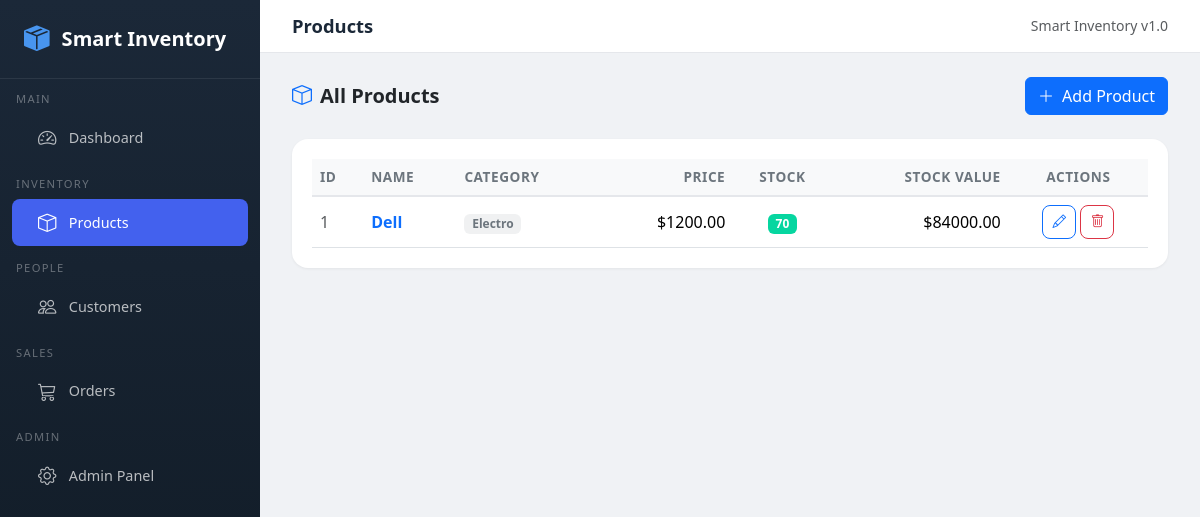
Screenshot of /products/ with the database file from the repository.
### inventory/models.py (models this page shows, shortened)
class Product(models.Model):
    name = models.CharField(max_length=200)
    category = models.CharField(max_length=100)
    price = models.DecimalField(
        max_digits=10, decimal_places=2,
        validators=[MinValueValidator(0)],
    )
    quantity_in_stock = models.PositiveIntegerField(default=0)
    created_at = models.DateTimeField(auto_now_add=True)
    updated_at = models.DateTimeField(auto_now=True)
    class Meta:
        db_table = "products"
        ordering = ["name"]
    def get_value_in_stock(self) -> float:
        return float(self.price) * self.quantity_in_stock

### inventory/views.py (the view)
# urls.py: path("products/", views.product_list, name="product_list"),
def product_list(request):
    products = Product.objects.all()
    return render(request, "inventory/product_list.html", {"products": products})

### templates/inventory/product_list.html (shortened to what this page needs)
{% extends "base.html" %}
{% block page_title %}Products{% endblock %}
{% block content %}
<div class="content-section">
    <div class="d-flex align-items-center justify-content-between mb-4">
        <h5 class="fw-bold mb-0"><i class="bi bi-box me-2 text-primary"></i>All Products</h5>
        <a href="{% url 'product_create' %}" class="btn btn-primary">
            <i class="bi bi-plus-lg me-1"></i> Add Product
        </a>
    </div>
    <div class="table-container">
        <div class="table-responsive">
            <table class="table table-hover align-middle mb-0">
                <thead>
                    <tr>
                        <th>ID</th>
                        <th>Name</th>
                        <th>Category</th>
                        <th class="text-end">Price</th>
                        <th class="text-center">Stock</th>
                        <th class="text-end">Stock Value</th>
                        <th class="text-center">Actions</th>
                    </tr>
                </thead>
                <tbody>
                    {% for p in products %}
                    <tr>
                        <td class="text-muted">{{ p.pk }}</td>
                        <td class="fw-semibold">
                            <a href="{% url 'product_detail' p.pk %}" class="text-decoration-none">{{ p.name }}</a>
                        </td>
                        <td><span class="badge bg-secondary bg-opacity-10 text-secondary">{{ p.category }}</span></td>
                        <td class="text-end">${{ p.price|floatformat:2 }}</td>
                        <td class="text-center">
                            {% if p.quantity_in_stock == 0 %}
                            <span class="badge badge-stock-out">Out</span>
                            {% elif p.quantity_in_stock <= 10 %}
                            <span class="badge badge-stock-low">{{ p.quantity_in_stock }}</span>
                            {% else %}
                            <span class="badge badge-stock-ok">{{ p.quantity_in_stock }}</span>
                            {% endif %}
                        </td>
                        <td class="text-end">${{ p.get_value_in_stock|floatformat:2 }}</td>
                        <td class="text-center">
                            <a href="{% url 'product_update' p.pk %}" class="btn btn-sm btn-outline-primary btn-action" title="Edit">
                                <i class="bi bi-pencil"></i>
                            </a>
                            <a href="{% url 'product_delete' p.pk %}" class="btn btn-sm btn-outline-danger btn-action" title="Delete">
                                <i class="bi bi-trash"></i>
                            </a>
                        </td>
                    </tr>
                    {% endfor %}
                </tbody>
            </table>
        </div>
    </div>
</div>
{% endblock %}

### templates/base.html (style rules this page uses)
:root { --si-primary: #4361ee; --si-secondary: #3f37c9; --si-accent: #4895ef; --si-success: #06d6a0; --si-warning: #ffd166; --si-danger: #ef476f; --si-dark: #1b2838; --si-sidebar-width: 260px; }
body { font-family: 'Segoe UI', system-ui, -apple-system, sans-serif; background: #f0f2f5; min-height: 100vh; }
.content-section { padding: 1.5rem 2rem; }
.table-container { background: #fff; border-radius: 1rem; padding: 1.25rem; box-shadow: 0 1px 3px rgba(0,0,0,.06); }
.table thead th { background: #f8f9fa; font-weight: 600; font-size: .85rem; text-transform: uppercase; letter-spacing: .04em; color: #6c757d; border-bottom: 2px solid #e5e7eb; }
.badge-stock-ok { background: var(--si-success); }
.btn-action { width: 34px; height: 34px; display: inline-flex; align-items: center; justify-content: center; border-radius: .5rem; padding: 0; font-size: .85rem; }

### rows the page displays
Product: pk "1", name "Dell", category "Electro", price "1200.00", quantity_in_stock "70", get_value_in_stock "84000.00"
